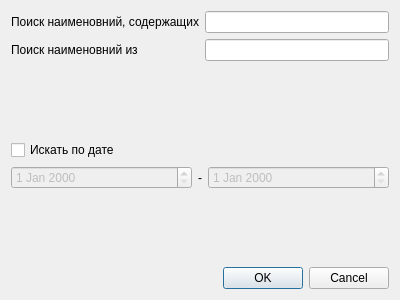
<?xml version="1.0" encoding="UTF-8"?>
<ui version="4.0">
 <class>SearchDialog</class>
 <widget class="QDialog" name="SearchDialog">
  <property name="geometry">
   <rect>
    <x>0</x>
    <y>0</y>
    <width>400</width>
    <height>300</height>
   </rect>
  </property>
  <property name="windowTitle">
   <string>Поиск по базе данных</string>
  </property>
  <layout class="QVBoxLayout" name="verticalLayout_3">
   <item>
    <layout class="QHBoxLayout" name="horizontalLayout_2">
     <item>
      <layout class="QVBoxLayout" name="verticalLayout_2">
       <item>
        <widget class="QLabel" name="label">
         <property name="text">
          <string>Поиск наименовний, содержащих</string>
         </property>
        </widget>
       </item>
       <item>
        <widget class="QLabel" name="label_3">
         <property name="text">
          <string>Поиск наименовний из</string>
         </property>
        </widget>
       </item>
      </layout>
     </item>
     <item>
      <layout class="QVBoxLayout" name="verticalLayout">
       <item>
        <widget class="QLineEdit" name="edtSearchName"/>
       </item>
       <item>
        <widget class="QLineEdit" name="edtCountryName"/>
       </item>
      </layout>
     </item>
    </layout>
   </item>
   <item>
    <spacer name="verticalSpacer_2">
     <property name="orientation">
      <enum>Qt::Vertical</enum>
     </property>
     <property name="sizeHint" stdset="0">
      <size>
       <width>20</width>
       <height>40</height>
      </size>
     </property>
    </spacer>
   </item>
   <item>
    <widget class="QCheckBox" name="chkSearchByDate">
     <property name="text">
      <string>Искать по дате</string>
     </property>
    </widget>
   </item>
   <item>
    <layout class="QHBoxLayout" name="horizontalLayout">
     <item>
      <widget class="QDateEdit" name="datBegin">
       <property name="enabled">
        <bool>false</bool>
       </property>
       <property name="sizePolicy">
        <sizepolicy hsizetype="MinimumExpanding" vsizetype="Fixed">
         <horstretch>0</horstretch>
         <verstretch>0</verstretch>
        </sizepolicy>
       </property>
      </widget>
     </item>
     <item>
      <widget class="QLabel" name="label_2">
       <property name="text">
        <string>-</string>
       </property>
      </widget>
     </item>
     <item>
      <widget class="QDateEdit" name="datEnd">
       <property name="enabled">
        <bool>false</bool>
       </property>
       <property name="sizePolicy">
        <sizepolicy hsizetype="MinimumExpanding" vsizetype="Fixed">
         <horstretch>0</horstretch>
         <verstretch>0</verstretch>
        </sizepolicy>
       </property>
      </widget>
     </item>
    </layout>
   </item>
   <item>
    <spacer name="verticalSpacer">
     <property name="orientation">
      <enum>Qt::Vertical</enum>
     </property>
     <property name="sizeHint" stdset="0">
      <size>
       <width>20</width>
       <height>69</height>
      </size>
     </property>
    </spacer>
   </item>
   <item>
    <widget class="QDialogButtonBox" name="buttonBox">
     <property name="orientation">
      <enum>Qt::Horizontal</enum>
     </property>
     <property name="standardButtons">
      <set>QDialogButtonBox::Cancel|QDialogButtonBox::Ok</set>
     </property>
    </widget>
   </item>
  </layout>
 </widget>
 <resources/>
 <connections>
  <connection>
   <sender>buttonBox</sender>
   <signal>accepted()</signal>
   <receiver>SearchDialog</receiver>
   <slot>accept()</slot>
   <hints>
    <hint type="sourcelabel">
     <x>227</x>
     <y>279</y>
    </hint>
    <hint type="destinationlabel">
     <x>157</x>
     <y>274</y>
    </hint>
   </hints>
  </connection>
  <connection>
   <sender>buttonBox</sender>
   <signal>rejected()</signal>
   <receiver>SearchDialog</receiver>
   <slot>reject()</slot>
   <hints>
    <hint type="sourcelabel">
     <x>295</x>
     <y>285</y>
    </hint>
    <hint type="destinationlabel">
     <x>286</x>
     <y>274</y>
    </hint>
   </hints>
  </connection>
 </connections>
</ui>
